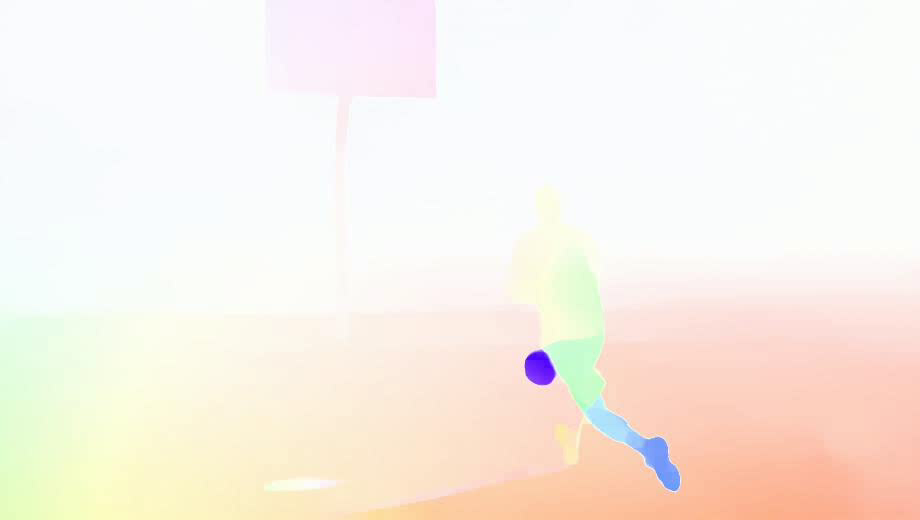
#> input picture frame 33 of basketball.mp4, 920 x 520 px, given in place of frisbee_clip_3.mp4, which was not available
$ python LucasKanadeOpticalFlow.py
#> lines starting #> are read from the running program, lines starting #| are printed output that depends on the picture; pictures that were not available may be replaced by others from this repository, and a replacement may not be noted
import numpy as np
import cv2

cap = cv2.VideoCapture('frisbee_videos/frisbee_clip_3.mp4')
# ShiTomasi corner detection params
feature_params = dict(maxCorners=100,
                      qualityLevel=0.3,
                      minDistance=7,
                      blockSize=7)
# lucas kanade optical flow params
lk_params = dict(winSize=(15,15),
                 maxLevel=2,
                 criteria=(cv2.TERM_CRITERIA_EPS | cv2.TERM_CRITERIA_COUNT, 10, 0.03))

# random colors
color = np.random.randint(0,255, (100,3))

# finding corners in first frame
ret, old_frame = cap.read()
#> old_frame is the input picture: shape (520, 920, 3); mean B, G, R 231.8, 240.5, 249.1
old_gray = cv2.cvtColor(old_frame, cv2.COLOR_BGR2GRAY)
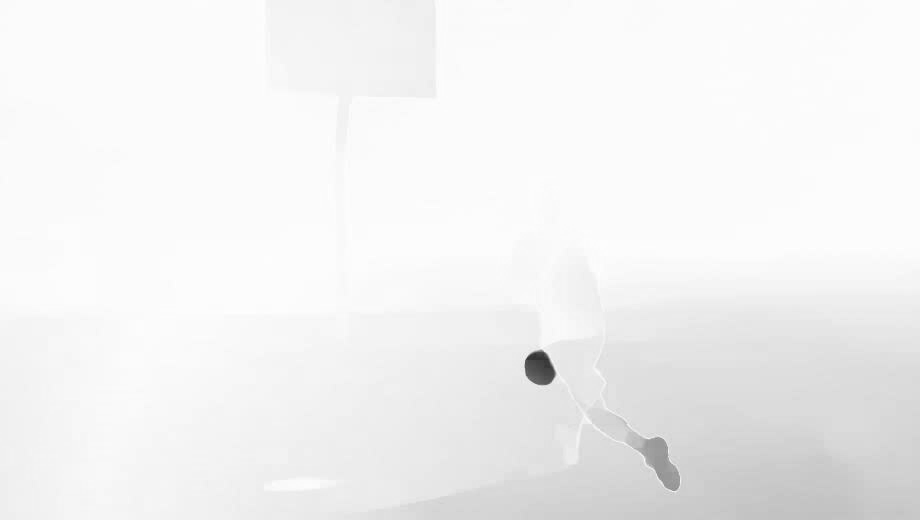
#> old_gray: shape (520, 920); min 47, max 254, mean 242
p0 = cv2.goodFeaturesToTrack(old_gray, mask=None, **feature_params)
#> p0 = [[541, 352], [527, 359], [675, 489], [549, 382], [555, 374], [527, 376], [666, 486]]
mask = np.zeros_like(old_frame)
while(1):
    ret, frame = cap.read()
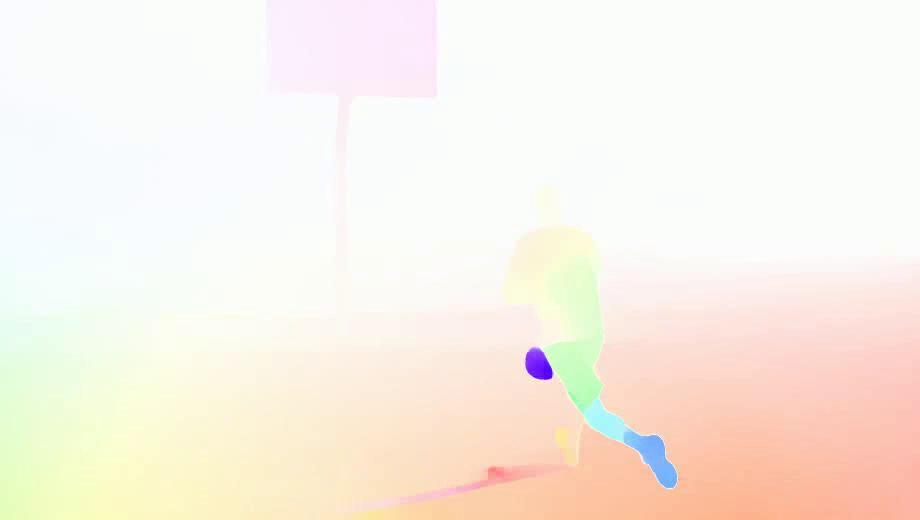
#> input picture frame 34 of basketball.mp4, 920 x 520 px, given in place of frisbee_clip_3.mp4, which was not available
#> frame is the input picture: shape (520, 920, 3); mean B, G, R 230.7, 241, 249.4
    frame_gray = cv2.cvtColor(frame, cv2.COLOR_BGR2GRAY)

    # calc optical flow
    p1, st, err = cv2.calcOpticalFlowPyrLK(old_gray, frame_gray, p0, None, **lk_params)
#> p1 = [[536.9, 350.5], [527.7, 355.2], [671.4, 486], [548.3, 377.3], [552.4, 373], [527.4, 370.7], [662.3, 483]]; st = [1, 1, 1, 1, 1, 1, 1]; err = [25.53, 21.37, 9.34, 19.29, 13.47, 8.43, 10.99]

    # selecting good points
    good_new = p1[st == 1]
#> good_new has the same summary as p1
    good_old = p0[st == 1]
#> good_old has the same summary as p0

    # drawing tracks
    for i, (new, old) in enumerate(zip(good_new, good_old)):
        a, b = new.ravel().astype(int)
        c, d = new.ravel().astype(int)
        mask = cv2.line(mask, (a, b), (c, d), color[i].tolist(), 2)
        frame = cv2.circle(frame, (a, b), 5, color[i].tolist(), -1)
#> this loop made 7 passes
#> (new, old, a, b, c, d) on passes 1 to 7: ([536.9, 350.5], [541, 352], 536, 350, 536, 350), ([527.7, 355.2], [527, 359], 527, 355, 527, 355), ([671.4, 486], [675, 489], 671, 486, 671, 486), ([548.3, 377.3], [549, 382], 548, 377, 548, 377), ([552.4, 373], [555, 374], 552, 372, 552, 372), ([527.4, 370.7], [527, 376], 527, 370, 527, 370), ([662.3, 483], [666, 486], 662, 482, 662, 482)
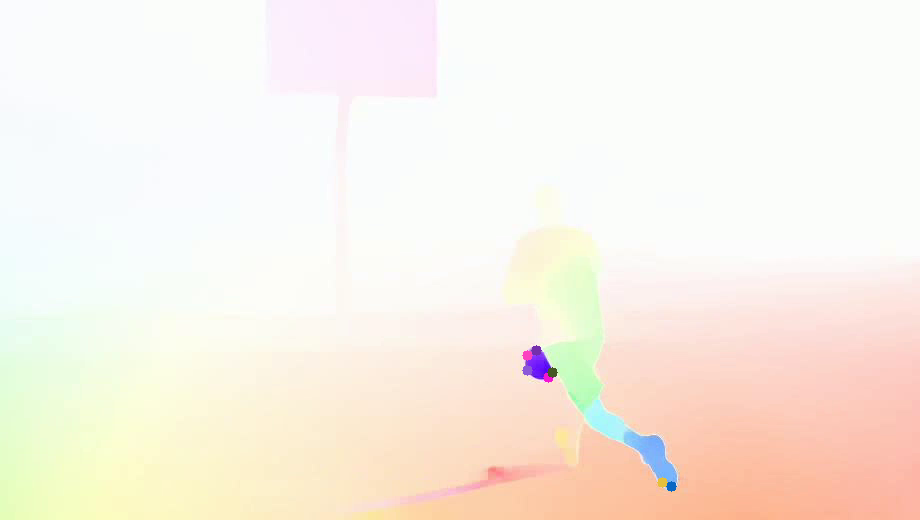
#> frame: shape (520, 920, 3); mean B, G, R 230.6, 240.9, 249.3
#> mask: shape (520, 920, 3); mean of channels 0, 1, 2 0, 0, 0
    img = cv2.add(frame,mask)

    cv2.imshow('frame', img)
    k = cv2.waitKey(30) & 0xff
#> (key Esc is pressed here)
    if k == 27:
        break

    # update old frame
    old_gray = frame_gray.copy()
    p0 = good_new.reshape(-1,1,2)

cv2.destroyAllWindows()
cap.release()

$ run again, starting later in the video
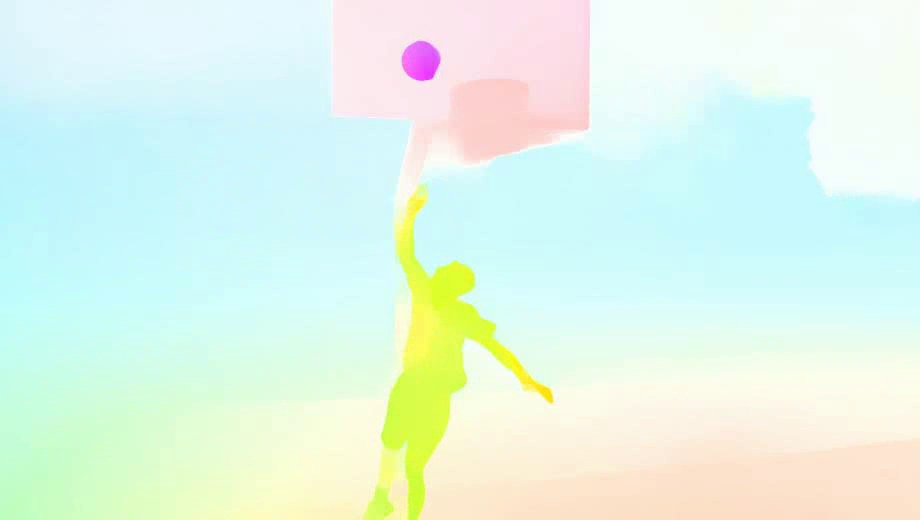
#> input picture frame 149 of basketball.mp4, 920 x 520 px, given in place of frisbee_clip_3.mp4, which was not available
#> old_frame is the input picture: shape (520, 920, 3); mean B, G, R 232.6, 246.7, 225.6
#> `old_gray = cv2.cvtColor(old_frame, cv2.COLOR_BGR2GRAY)`:
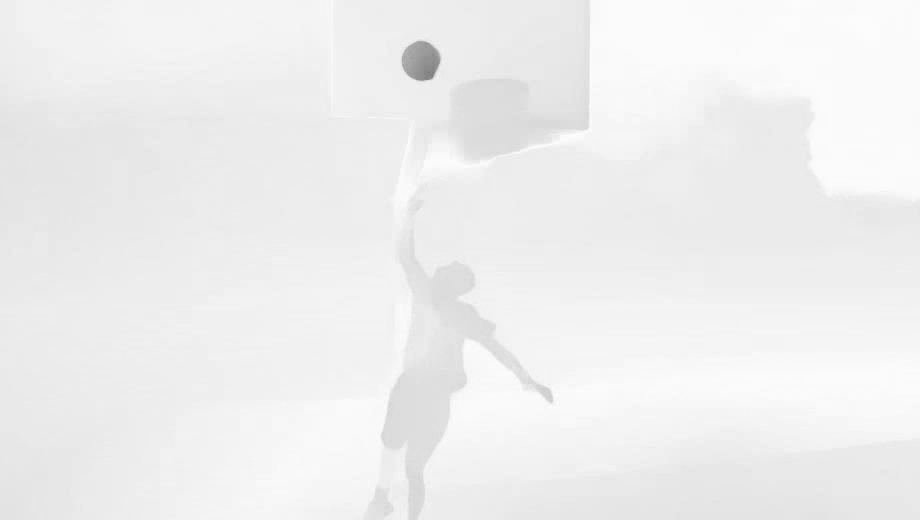
#> old_gray: shape (520, 920); min 123, max 254, mean 238.8
#> p0 = [[431, 77], [550, 401]]
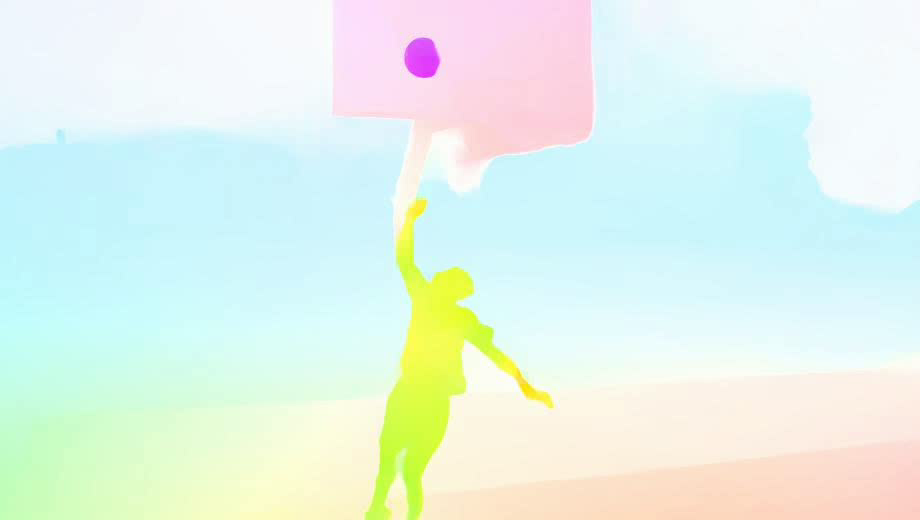
#> input picture frame 150 of basketball.mp4, 920 x 520 px, given in place of frisbee_clip_3.mp4, which was not available
#> frame is the input picture: shape (520, 920, 3); mean B, G, R 234.1, 244.1, 227.8
#> p1 = [[432.5, 74.34], [547.7, 403.3]]; st = [1, 1]; err = [6.16, 7.4]
#> good_new = [[432.5, 74.34], [547.7, 403.3]]
#> good_old = [[431, 77], [550, 401]]
#> the loop `for i, (new, old) in enumerate(zip(good_new, good_old)):` made 2 passes
#> (new, old, a, b, c, d) on passes 1 to 2: ([432.5, 74.34], [431, 77], 432, 74, 432, 74), ([547.7, 403.3], [550, 401], 547, 403, 547, 403)

$ run again, starting later in the video
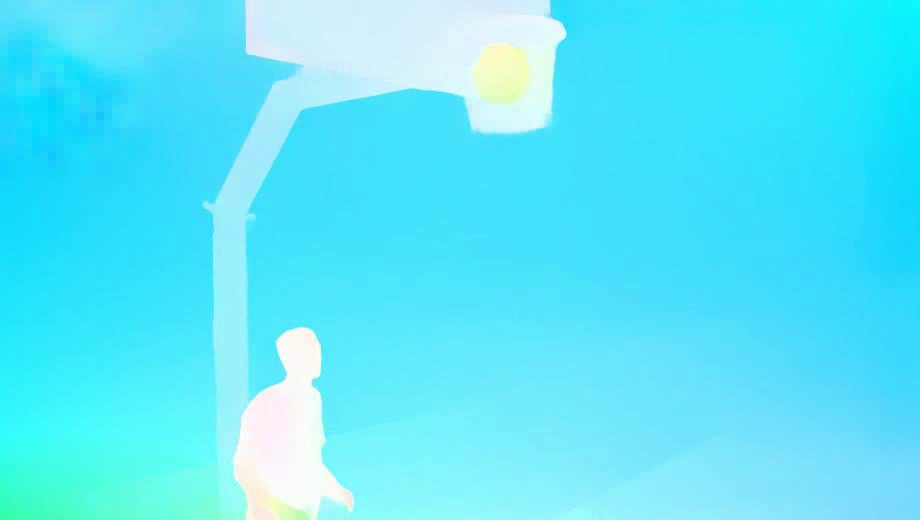
#> input picture frame 265 of basketball.mp4, 920 x 520 px, given in place of frisbee_clip_3.mp4, which was not available
#> old_frame is the input picture: shape (520, 920, 3); mean B, G, R 250.4, 230.4, 90.4
#> p0 = [[248, 51], [314, 380], [551, 15], [564, 36], [205, 203], [250, 211], [463, 98], [212, 202], [473, 130], [560, 23], [283, 379], [298, 67]]
#> `frame_gray = cv2.cvtColor(frame, cv2.COLOR_BGR2GRAY)`:
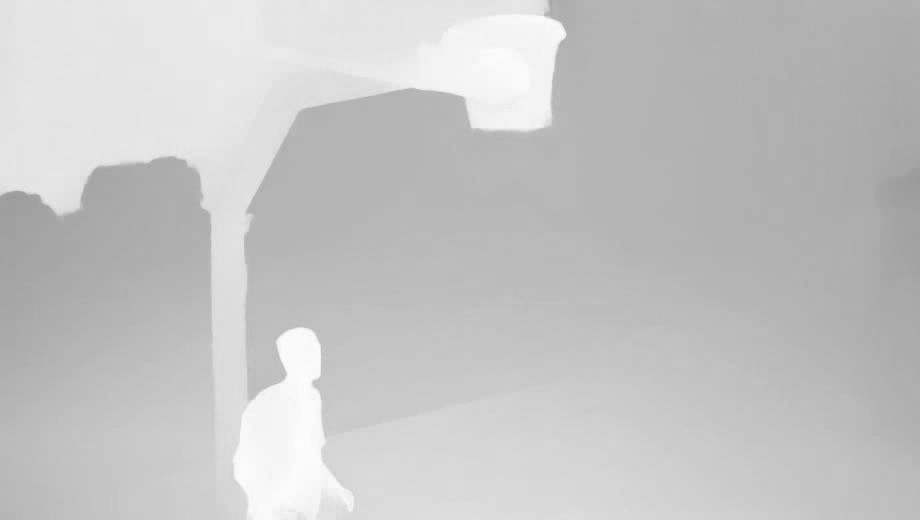
#> frame_gray: shape (520, 920); min 150, max 255, mean 196.7
#> p1 = [[123.3, 153.4], [314.5, 380.7], [548, 14.01], [563.9, 36.28], [5.6, 68.16], [248.5, 211.5], [463.5, 98.25], [58.5, 73.55], [472.5, 128.1], [559.8, 23.14], [283, 378.9], [1.21, 78.27]]; st = [1, 1, 1, 1, 1, 1, 1, 1, 1, 1, 1, 1]; err = [22.97, 2.65, 7.03, 2.83, 38.37, 4.77, 2.01, 30.04, 3.98, 3.63, 1.95, 16.11]
#> good_new has the same summary as p1
#> good_old has the same summary as p0
#> the loop `for i, (new, old) in enumerate(zip(good_new, good_old)):` made 12 passes
#> (new, old, a, b, c, d) on passes 1, 3, 4, 5, 6, 8, 9, 10: ([123.3, 153.4], [248, 51], 123, 153, 123, 153), ([548, 14.01], [551, 15], 548, 14, 548, 14), ([563.9, 36.28], [564, 36], 563, 36, 563, 36), ([5.6, 68.16], [205, 203], 5, 68, 5, 68), ([248.5, 211.5], [250, 211], 248, 211, 248, 211), ([58.5, 73.55], [212, 202], 58, 73, 58, 73), ([472.5, 128.1], [473, 130], 472, 128, 472, 128), ([559.8, 23.14], [560, 23], 559, 23, 559, 23)
#> after the loop `for i, (new, old) in enumerate(zip(good_new, good_old)):`:
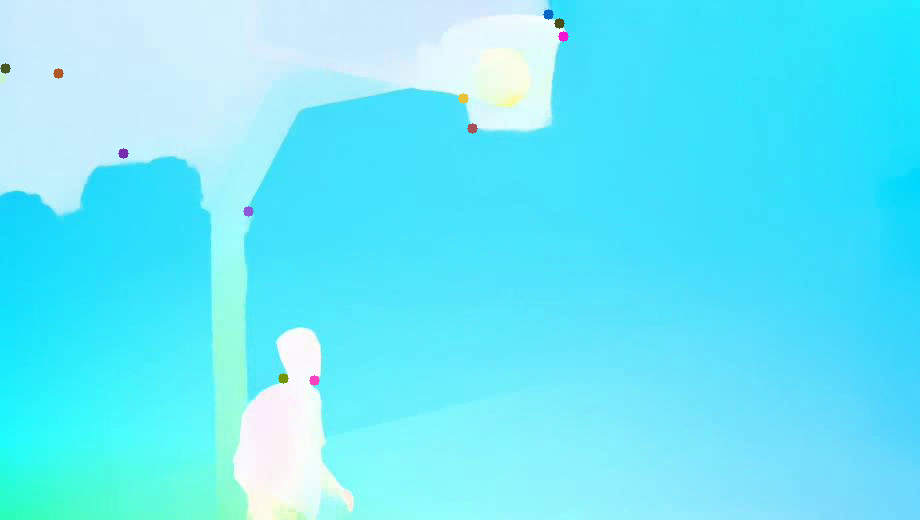
#> frame: shape (520, 920, 3); mean B, G, R 250, 232.6, 105.4
